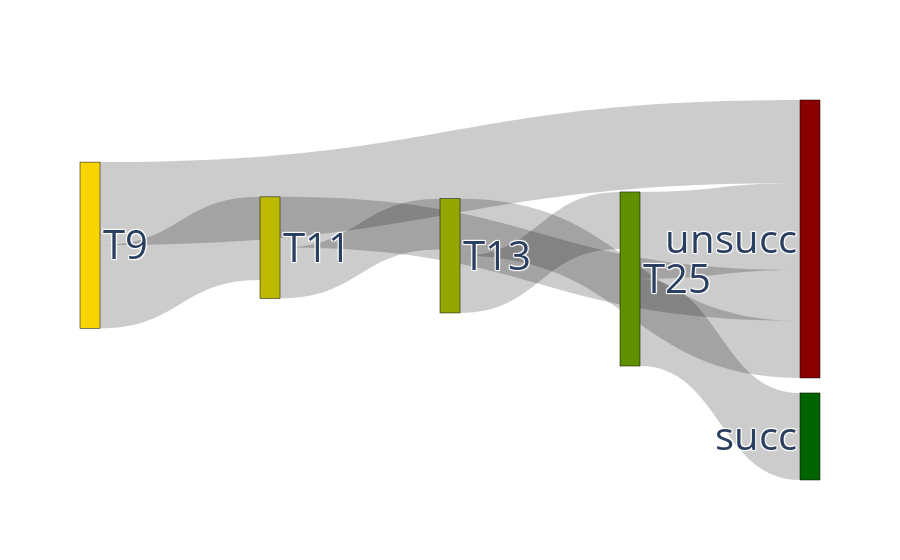

Here is the notebook cell this chart was saved with:
### Markdown cell above
## GrepS Sankey Diagram

### Code cell
import plotly.graph_objects as go
naming = {
    "q20: companyTask event: 1": "T11",
    "q27: companyTask event: 2": "T13",
    "q31: companyTask event: 3": "T25",
    "q52: customerwaitingForActivityReport" : "unsucc",
    "q51: companywaitingForActivityReport" : "succ",
    "Results shared" : "T26",
    "Logged in: Web page - Approval" : "T26",
    "negative" : "neg",
    "positive" : "pos",
    "q0: start": "T9",
    "finished":"finished"
}

def reduced_sankey_diagram(g, results_file, strategy):
      g = copy.deepcopy(g)
      g = reduce_graph(g, results_file)
      color_map = compute_color_map(g, results_file)


      node_list = list(g.nodes())
      node_dict = {node_list[i] : i for i in range(len(node_list))}
      edge_list = g.edges()
      print(edge_list)
      
      print([len(g[e[0]][e[1]]['trace_indices'])  * abs(round(results_file[e[0]],5)-round(results_file[e[1]],5)) for e in edge_list])
      #print([len(g.edges[e]['trace_indices']) for e in edge_list])
      fig = go.Figure(data=[go.Sankey(
      node = dict(
          pad = 15,
          thickness = 20,
          line = dict(color = "black", width = 0.5),
          label = [naming[str(s)] for s in node_list],
          color = [color_map[s] for s in node_list],
          align = "right"
      ),
      link = dict(
          source = [node_dict[e[0]] for e in edge_list],
          target = [node_dict[e[1]] for e in edge_list],
          value = [len(g[e[0]][e[1]]['trace_indices']) * abs(round(results_file[e[0]],5)-round(results_file[e[1]],5)) for e in edge_list]
          #[len(g.edges[e]['trace_indices']) for e in edge_list]
      ))])
      fig.update_layout(
        font=dict(size = 40)
    )
      fig.write_image("greps/greps_sankey.png")
      fig.show()


reduced_sankey_diagram(g, get_probs_file(results_file, g, printer), strategy)

### Figure 1 — Plotly figure (JSON) as saved in the notebook; plotly's stock layout.template omitted (floating-point values rounded to 4 significant figures)
{"data": [{"link": {"source": [0, 0, 1, 1, 2, 2, 3, 3, 4, 4, 4, 4], "target": [1, 4, 2, 4, 3, 4, 4, 5, 5, 3, 2, 1], "value": [3.091, 3.091, 1.889, 1.889, 2.125, 2.125, 3.238, 3.238, 0, 0, 0, 0]}, "node": {"align": "right", "color": ["#f8d400", "#bcb900", "#94a700", "#608f00", "#8b0000", "#006400"], "label": ["T9", "T11", "T13", "T25", "unsucc", "succ"], "line": {"color": "black", "width": 0.5}, "pad": 15, "thickness": 20}, "type": "sankey"}], "layout": {"font": {"size": 40}}}
